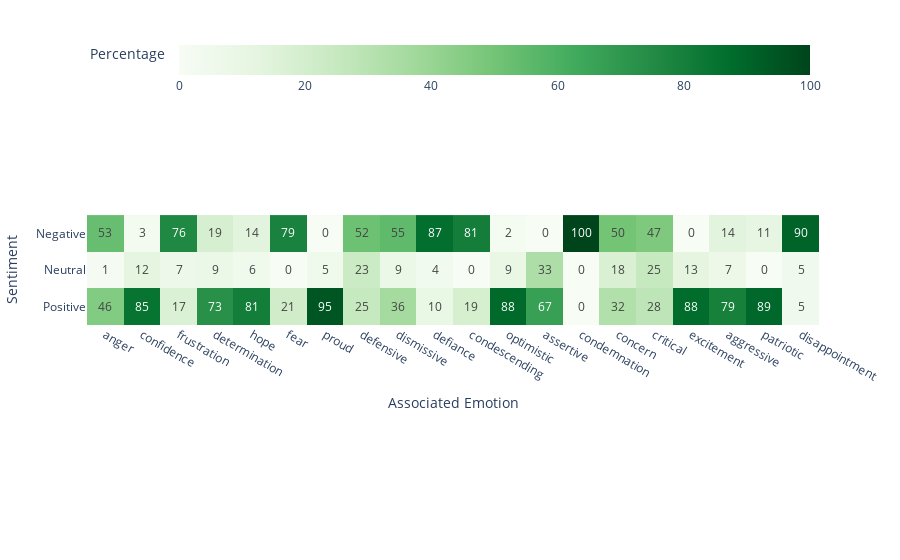

Notebook code cell kept with this figure:
### Code cell
import plotly.express as px

fig = px.imshow(
    grouped_percent_sorted.T,
    text_auto='.0f',
    # text_auto=False,
    labels=dict(x="Associated Emotion", y="Sentiment", color="Percentage"),
    # title="Sentiment vs Emotion Cluster (%)",
    color_continuous_scale='Greens'
)
# fig.update_layout(height=800, width=800, xaxis_title_font=dict(size=18, family='Arial', color='black'),  # bold via default font weight
#     yaxis_title_font=dict(size=18, family='Arial', color='black'),
#     xaxis=dict(
#         tickfont=dict(size=14, family='Arial', color='black')
#     ),
#     yaxis=dict(
#         tickfont=dict(size=14, family='Arial', color='black')
#     ),
#     title={
#         'text': "Sentiment Analysis of DJT Documents",
#         'font': {
#             'size': 24,          # font size
#             'family': 'Arial',   # font family
#             'color': 'black'  # font color
#         },
#         'x': 0.5,                # center title
#         'xanchor': 'center'
#     },
#     margin=dict(t=150))
# Update colorbar (legend) to be horizontal
fig.update_layout(
    coloraxis_colorbar=dict(
        orientation='h',      # horizontal
        x=0.5,                # center the colorbar
        xanchor='center',
        y=.9,               # adjust vertical position if needed
        title='Percentage'     # optional label
    )
)
fig.show()

### Figure 1 — Plotly figure (JSON) as saved in the notebook; plotly's stock layout.template omitted (floating-point values rounded to 4 significant figures)
{"data": [{"coloraxis": "coloraxis", "hovertemplate": "Associated Emotion: %{x}<br>Sentiment: %{y}<br>Percentage: %{z}<extra></extra>", "name": "0", "texttemplate": "%{z:.0f}", "type": "heatmap", "x": ["anger", "confidence", "frustration", "determination", "hope", "fear", "proud", "defensive", "dismissive", "defiance", "condescending", "optimistic", "assertive", "condemnation", "concern", "critical", "excitement", "aggressive", "patriotic", "disappointment"], "xaxis": "x", "y": ["Negative", "Neutral", "Positive"], "yaxis": "y", "z": [[52.9, 3.02, 76.4, 18.6, 13.71, 78.57, 0.0, 51.67, 55.17, 86.54, 80.85, 2.326, 0.0, 100.0, 50.0, 46.88, 0.0, 13.79, 11.11, 90.48], [1.054, 12.42, 6.832, 8.527, 5.645, 0.0, 5.405, 23.33, 8.621, 3.846, 0.0, 9.302, 33.33, 0.0, 17.65, 25.0, 12.5, 6.897, 0.0, 4.762], [46.05, 84.56, 16.77, 72.87, 80.65, 21.43, 94.59, 25.0, 36.21, 9.615, 19.15, 88.37, 66.67, 0.0, 32.35, 28.12, 87.5, 79.31, 88.89, 4.762]]}], "layout": {"coloraxis": {"colorbar": {"orientation": "h", "title": {"text": "Percentage"}, "x": 0.5, "xanchor": "center", "y": 0.9}, "colorscale": [[0, "rgb(247,252,245)"], [0.125, "rgb(229,245,224)"], [0.25, "rgb(199,233,192)"], [0.375, "rgb(161,217,155)"], [0.5, "rgb(116,196,118)"], [0.625, "rgb(65,171,93)"], [0.75, "rgb(35,139,69)"], [0.875, "rgb(0,109,44)"], [1, "rgb(0,68,27)"]]}, "margin": {"t": 60}, "xaxis": {"anchor": "y", "constrain": "domain", "domain": [0, 1], "scaleanchor": "y", "title": {"text": "Associated Emotion"}}, "yaxis": {"anchor": "x", "autorange": "reversed", "constrain": "domain", "domain": [0, 1], "title": {"text": "Sentiment"}}}}
